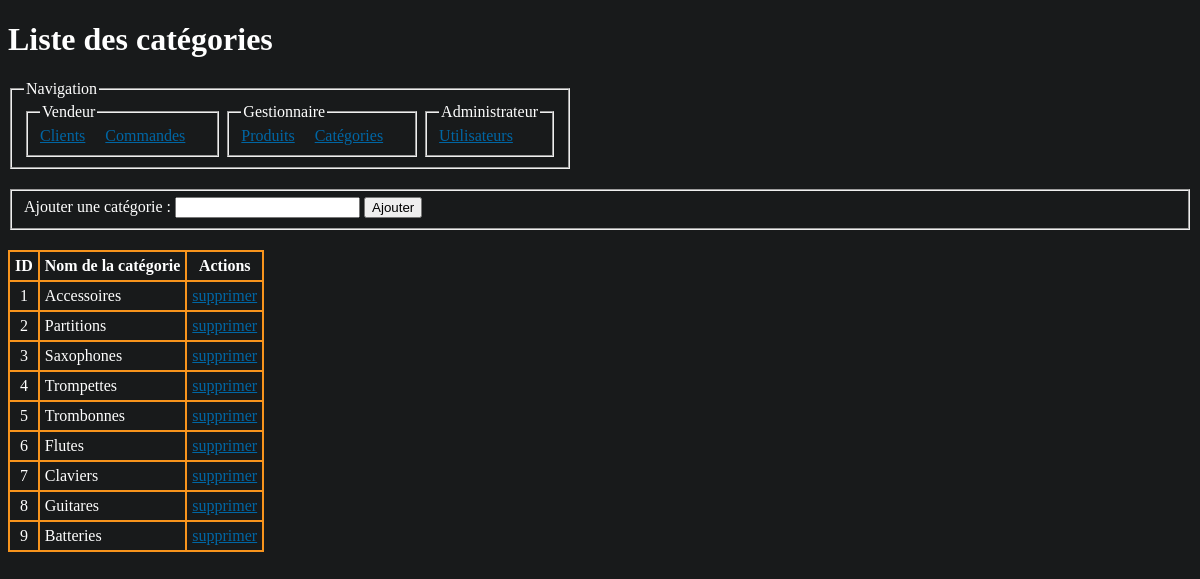
/categories/index.php, run on the app's committed database.
### tables this page shows
CREATE TABLE IF NOT EXISTS `Categories` (
  `categorie_id` INT NOT NULL AUTO_INCREMENT,
  `categorie_nom` VARCHAR(255) NOT NULL,
  PRIMARY KEY (`categorie_id`));

### inc/sql.php (called while the page is built, shortened)
    <?php
function ListerCategories($conn)
{
    $req = "SELECT * FROM categories";
    if ($result = mysqli_query($conn, $req)) {
        $nbResult = mysqli_num_rows($result);
        $liste = array();
        if ($nbResult) {
            mysqli_data_seek($result, 0);
            while ($row = mysqli_fetch_array($result, MYSQLI_ASSOC)) {
                $liste[] = $row;
            }
        }
        return $liste;
    } else {
        errSQL($conn);
        exit;
    }
}
            mysqli_rollback($conn); ?>

### categories/index.php (the view, shortened to what this page needs)
<?php
require_once("../inc/sql.php");
$liste = ListerCategories($conn);
?>
<!DOCTYPE html>
<html lang="fr">
<head>
    <link rel="stylesheet" href="../assets/css/style.css">
</head>
<body>
    <h1>Liste des catégories</h1>
    <nav id="main_menu">
        <fieldset>
            <legend>Navigation</legend>
            <fieldset>
                <legend>Vendeur</legend>
                <a href="../clients/index.php">Clients</a><a href="../commandes/index.php">Commandes</a>
            </fieldset>
            <fieldset>
                <legend>Gestionnaire</legend>
                <a href="../produits/index.php">Produits</a><a href="../categories/index.php">Catégories</a>
            </fieldset>
            <fieldset>
                <legend>Administrateur</legend>
                <a href="../utilisateurs/index.php">Utilisateurs</a>
            </fieldset>
        </fieldset>
    </nav>
    <form id="ajout_categorie" action="" method="post">
        <fieldset>
            <label>Ajouter une catégorie : </label>
            <input type="text" name="categorie">
            <input type="submit" value="Ajouter">
        </fieldset>
    </form>
    <table>
        <tr>
            <th>ID</th>
            <th>Nom de la catégorie</th>
            <th>Actions</th>
        </tr>
        <?php foreach ($liste as $row) :
        ?>
            <tr>
                <td style="text-align: center;"><?= $row["categorie_id"] ?></td>
                <td><?= $row["categorie_nom"] ?></td>
                <td><a href="#">supprimer</a></td>
            </tr>
        <?php endforeach; ?>
    </table>
</body>
</html>

### assets/css/style.css (style rules this page uses)
body { background-color: #181a1b; color: white; padding-bottom: 200px; }
fieldset { margin-bottom: 20px; }
a { color: #0066a4; }
form { margin-bottom: 20px; }
table { border-collapse: collapse; }
table,th, td { border: 2px solid #F7941D; }
th, td { padding: 5px; }
#main_menu fieldset { display: inline; }
#main_menu fieldset > fieldset { margin-bottom: 0px; }
#main_menu a { padding-right: 20px; }

### data on the page
categories: categorie_id "1", categorie_nom "Accessoires"
categories: categorie_id "2", categorie_nom "Partitions"
categories: categorie_id "3", categorie_nom "Saxophones"
categories: categorie_id "4", categorie_nom "Trompettes"
categories: categorie_id "5", categorie_nom "Trombonnes"
categories: categorie_id "6", categorie_nom "Flutes"
categories: categorie_id "7", categorie_nom "Claviers"
categories: categorie_id "8", categorie_nom "Guitares"
categories: categorie_id "9", categorie_nom "Batteries"
